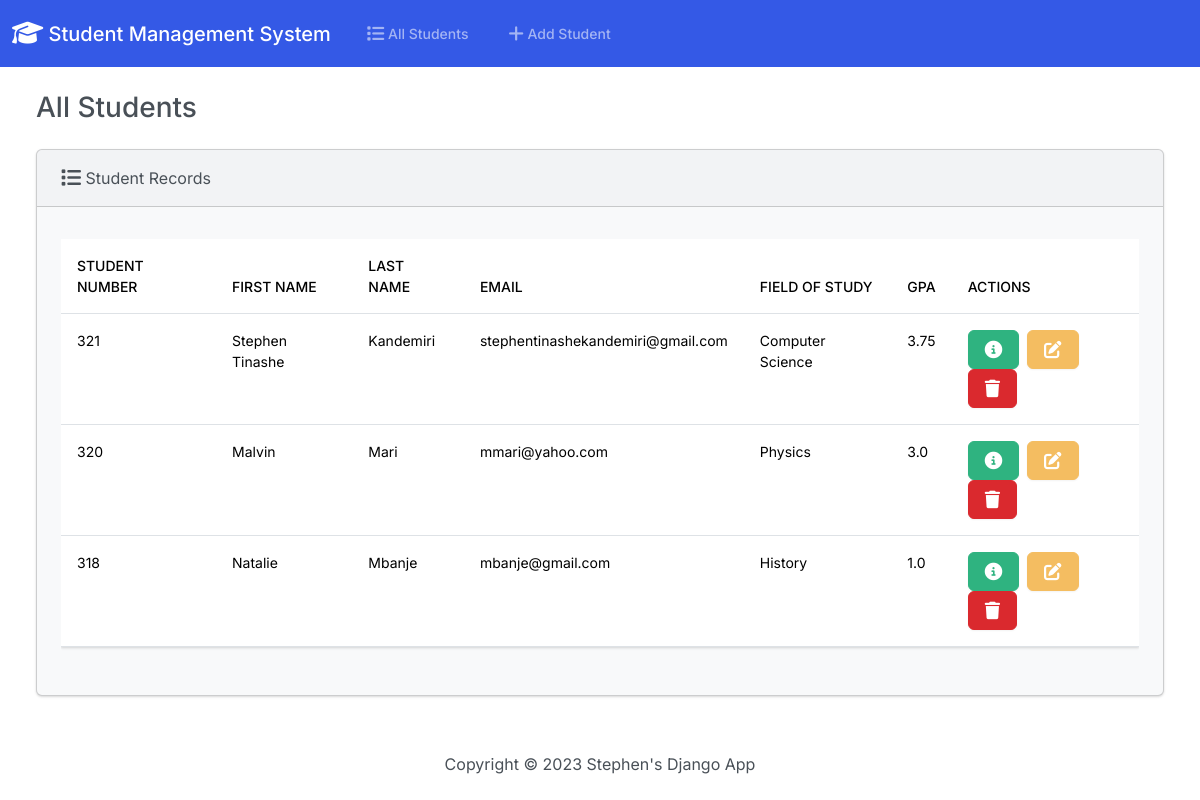
The page / on the database its author committed.
### students/models.py (models this page shows, shortened)
class Student(models.Model):
    student_number = models.PositiveIntegerField()
    first_name = models.CharField(max_length=50)
    last_name = models.CharField(max_length= 50)
    email = models.EmailField(max_length=100)
    field_of_study = models.CharField(max_length=50)
    gpa = models.FloatField()

### students/views.py (the view)
# urls.py: path('',views.index , name = 'index'),
def index(request):
    return render(request, 'students/index.html',{
        'students':Student.objects.all()
    })

### students/templates/students/index.html (shortened to what this page needs)
{% extends "students/base.html" %}
{% block body %}
                <h3 class="m-4">All Students</h3>
                <div class="row">
                    <div class="col-12">
                        {% if students %}
                        <div class="card bg-light ms-4 me-4 mb-4" >
                            <div class="card-header">
                                <i class="fa-solid fa-list fa-lg"></i> Student Records
                            </div>
                            <div class="card-body">
                              <p class="card-text">
                                <div class="table-responsive">
                                    <table class="table table-hover">
                                        <thead>
                                          <tr>
                                            <th scope="col">Student Number</th>
                                            <th scope="col">First Name</th>
                                            <th scope="col">Last Name</th>
                                            <th scope="col">Email</th>
                                            <th scope="col">Field Of Study</th>
                                            <th scope="col">GPA</th>
                                            <th scope="col">Actions</th>
                                          </tr>
                                        </thead>
                                        <tbody>
                                          {% for student in students %}
                                          <tr>
                                            <td>{{ student.student_number }}</td>
                                            <td>{{ student.first_name }}</td>
                                            <td>{{ student.last_name }}</td>
                                            <td>{{ student.email }}</td>
                                            <td>{{ student.field_of_study}}</td>
                                            <td>{{ student.gpa}}</td>
                                            <td>
                                                <button type="button" class="btn btn-success me-1" href="{% url 'view_student' student.id %}"
                                                data-bs-toggle="modal" data-bs-target="#myModal{{student.id}}">
                                            </button>
                                            <a class="btn btn-warning me-1" href="{% url 'edit' student.id %}">
                                            </a>
                                            <button type="button" class="btn btn-danger" data-bs-toggle="modal" data-bs-target="#delete{{student.id}}">
                                            </button>
                                            </td>
                                          </tr>
                                          {% endfor %}
                                        </tbody>
                                      </table>
                                </div>
                              </p>
                            </div>
                        </div>
                        {% else %}
                        <h5 class="alert alert-primary ms-4 me-4">No Student Records</h5>
                        {% endif %}
                    </div>
                </div>
            </div>
{% endblock %}

### students/templates/students/base.html (shortened to what this page needs)
{% load static %}
<!DOCTYPE html>
<html lang="en">
    <head>
        <link rel="stylesheet" href="https://cdnjs.cloudflare.com/ajax/libs/font-awesome/6.4.2/css/all.min.css" />
        <link href="{% static 'css/bootstrap.min.css' %}" rel="stylesheet">
        <body class="d-flex flex-column min-vh-100">
            <nav class="navbar navbar-expand-lg bg-primary" data-bs-theme="dark">
                <div class="container-fluid">
                  <a class="navbar-brand" href="{% url 'index' %}">
                    <i class="fa-solid fa-graduation-cap fa-lg"></i> Student Management System
                </a>
                  <div class="collapse navbar-collapse" id="navbarColor01">
                    <ul class="navbar-nav me-auto">
                      <li class="nav-item">
                        <a class="nav-link" href="{% url 'index' %}">
                             All Students
                        </a>
                      </li>
                      <li class="nav-item">
                        <a class="nav-link" href="{% url 'add' %}">
                             Add Student
                        </a>
                      </li>
                    </ul>
                  </div>
                </div>
              </nav>
            <div class="container-fluid">
                {% block body %}
                {% endblock %}
            <footer class="mt-auto mb-4">
                <div class="text-center">
                    <span>
                        Copyright &copy; <script>document.write(new Date().getFullYear())</script> Stephen's Django App
                    </span>
                </div>
            </footer>
        </body>
    </head>
</html>

### rows shown on the page
Student: student_number "321", first_name "Stephen Tinashe", last_name "Kandemiri", email "stephentinashekandemiri@gmail.com", field_of_study "Computer Science", gpa "3.75"
Student: student_number "320", first_name "Malvin", last_name "Mari", email "mmari@yahoo.com", field_of_study "Physics", gpa "3.0"
Student: student_number "318", first_name "Natalie", last_name "Mbanje", email "mbanje@gmail.com", field_of_study "History", gpa "1.0"
